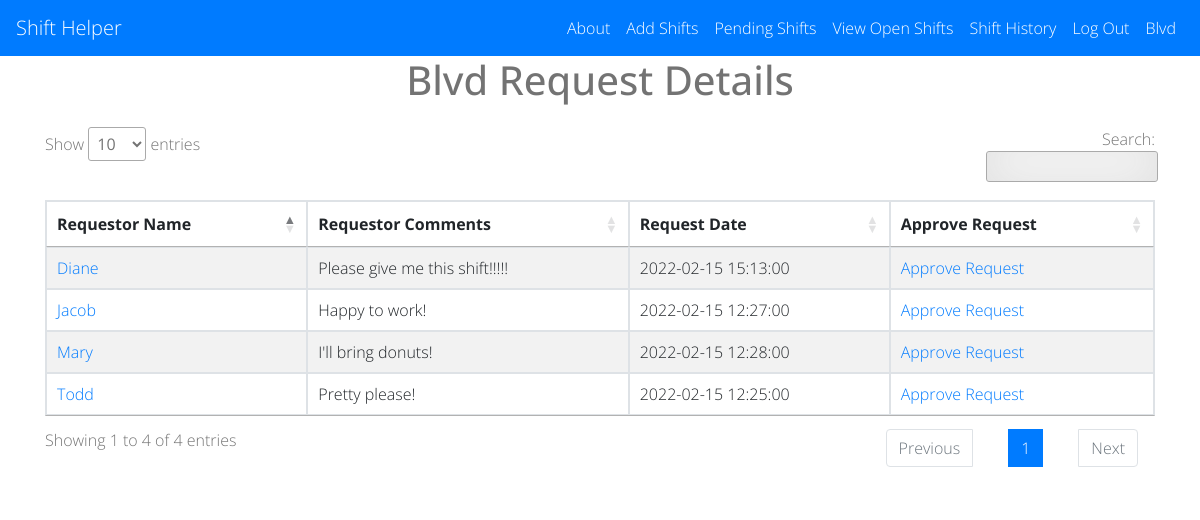
/request_details?id=3 (signed in), run on the app's committed database.
### main.py (models this page shows)
class Hospital(UserMixin, db.Model):
    id = db.Column(db.Integer, primary_key=True)
    hospital_name = db.Column(db.String(1000))
    admin_name = db.Column(db.String(1000))
    admin_email = db.Column(db.String(100))
    admin_password = db.Column(db.String(1000))
    staff_password = db.Column(db.String(1000))
    created_date = db.Column(db.DATETIME)

class Requests(db.Model):
    transaction_id = db.Column(db.Integer, primary_key=True)
    shift_id = db.Column(db.Integer)
    hospital_id = db.Column(db.Integer)
    status = db.Column(db.String)
    create_dt_tm = db.Column(db.DATETIME)
    approved_dt_tm = db.Column(db.DATETIME)
    requested_by_name = db.Column(db.String)
    requested_by_email = db.Column(db.String)
    requested_by_phone = db.Column(db.String)
    comments = db.Column(db.String)

### main.py (the view)
@app.route('/request_details', methods=['GET', 'POST'])
@login_required
def request_detail():
    cur_hospital = Hospital.query.get(current_user.id)
    shift_id = request.args.get('id')
    request_details = db.session.query(Requests)\
        .filter(Requests.shift_id == shift_id)\
        .order_by(Requests.create_dt_tm)
    return render_template('request_details.html', requests=request_details, hospital=cur_hospital, logged_in=True)

### main.py (called while the page is built)
@login_manager.user_loader
def load_user(user_id):
    return Hospital.query.get(int(user_id))

### templates/request_details.html (shortened to what this page needs)
{% extends 'base.html' %}
{% block content %}
<div class="container">
  <div class="row">
    <div class="col-sm-12">
      <h1> {{ current_user.hospital_name }} Request Details</h1>
	  <table id="data" class="table table-striped table-sm table-bordered">
        <thead>
            <tr>
                <th>Requestor Name</th>
                <th>Requestor Comments</th>
                <th>Request Date</th>
                <th>Approve Request</th>
            </tr>
        </thead>
          <tbody>
              {% for row in requests %}
                  <tr>
                      <td><a href="mailto:{{ row.requested_by_email }}">{{ row.requested_by_name }}</a></td>
                      <td>{{ row.comments }}</td>
                      <td>{{ row.create_dt_tm }}</td>
                      <td><a href="{{ url_for('approve_request', id=row.transaction_id) }}">Approve Request</a></td>
                  </tr>
              {% endfor %}
          </tbody>
  	  </table>
    </div>
  </div>
</div>
{% endblock %}

### templates/base.html (shortened to what this page needs)
<!DOCTYPE html>
<html>
<head>
    <link rel="stylesheet" href="https://stackpath.bootstrapcdn.com/bootstrap/4.5.2/css/bootstrap.min.css">
    <link rel="stylesheet" type="text/css" href="https://cdn.datatables.net/1.11.4/css/jquery.dataTables.min.css">
    <link rel="stylesheet" href="{{ url_for('static', filename='css/styles.css')}}">
</head>
<body>
<nav class="navbar navbar-expand-lg navbar-dark bg-primary">
  <a class="navbar-brand" href="/">Shift Helper</a>
  <div class="collapse navbar-collapse">
      <ul class = "navbar-nav ml-auto">
          <li class="nav-item">
              <a class="nav-link" href="">About</a>
          </li>
          {% if logged_in: %}
              {% if current_user.is_authenticated: %}
          <li class="nav-item">
              <a class="nav-link" href="{{ url_for('add_shifts') }}">Add Shifts</a>
          </li>
          <li class="nav-item">
              <a class="nav-link" href="{{ url_for('pending_shifts') }}">Pending Shifts</a>
          </li>
              {% endif %}
          <li class="nav-item">
              <a class="nav-link" href="{{ url_for('shifts', hospital_id=hospital.id) }}">View Open Shifts</a>
          </li>
        <li class="nav-item">
              <a class="nav-link" href="{{ url_for('shift_history', hospital_id=hospital.id) }}">Shift History</a>
          </li>
          <li class="nav-item">
              <a class="nav-link" href="{{ url_for('logout') }}">Log Out</a>
          </li>
          <li class="nav-item">
              <a class="nav-link" href="">{{ hospital.hospital_name }}</a>
          </li>
          {% endif %}
      </ul>
  </div>
</nav>
       {% block content %}
       {% endblock %}
</body>
</html>

### static/css/styles.css (style rules this page uses)
* { -webkit-box-sizing:border-box; -moz-box-sizing:border-box; -ms-box-sizing:border-box; -o-box-sizing:border-box; box-sizing:border-box; }
html { width: 100%; height:100%; overflow:scroll; }
body { width: 100%; height:100%; font-family: 'Open Sans', sans-serif; font-weight:200; background: #ffffff; color: rgba(0, 0, 0, 0.55); filter: progid:DXImageTransform.Microsoft.gradient( startColorstr='#3E1D6D', endColorstr='#092756',GradientType=1 ); }
.navbar-dark .navbar-nav .nav-link { color: white; }
.navbar-collapse { color: white; }
.container h1 { text-align: center; padding-bottom: 15px; }

### data on the page
Hospital: hospital_name "Blvd"
Requests: requested_by_name "Todd", comments "Pretty please!", create_dt_tm "2022-02-15 12:25:00"
Requests: requested_by_name "Jacob", comments "Happy to work!", create_dt_tm "2022-02-15 12:27:00"
Requests: requested_by_name "Mary", comments "I'll bring donuts!", create_dt_tm "2022-02-15 12:28:00"
Requests: requested_by_name "Diane", comments "Please give me this shift!!!!!", create_dt_tm "2022-02-15 15:13:00"
